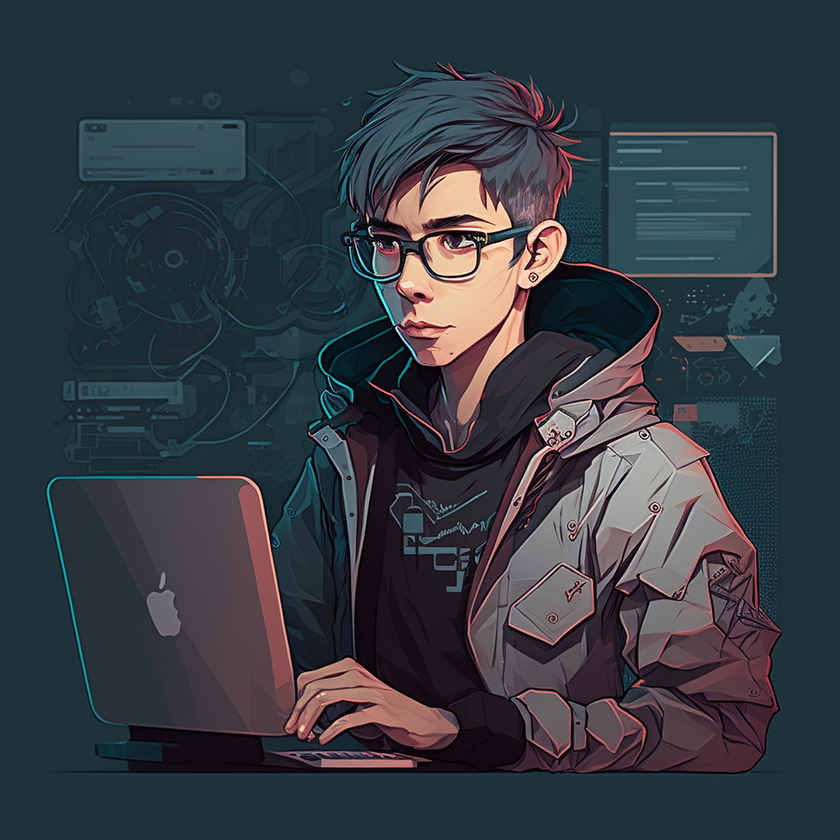
#> input picture images/Midjourney.png, 840 x 840 px, shrunk from 1024 x 1024 before the run
$ jupyter execute ReadingSavingDisplayingImage.ipynb
#> lines starting #> are read from the running program, lines starting #| are printed output that depends on the picture
# Importing the libraries

[cell 1]
import numpy as np
import matplotlib.pyplot as plt

# Reading the image

[cell 2]
import cv2
image = cv2.imread('../images/Midjourney.png')
#> image is the input picture: shape (840, 840, 3); mean B, G, R 66.4, 59.3, 52.4
image_rgb = cv2.cvtColor(image, cv2.COLOR_BGR2RGB)

plt.title('Original Midjourney Image')
plt.imshow(image_rgb)

# Saving the grayscale image

[cell 3]
gray_image = cv2.cvtColor(image, cv2.COLOR_BGR2GRAY)
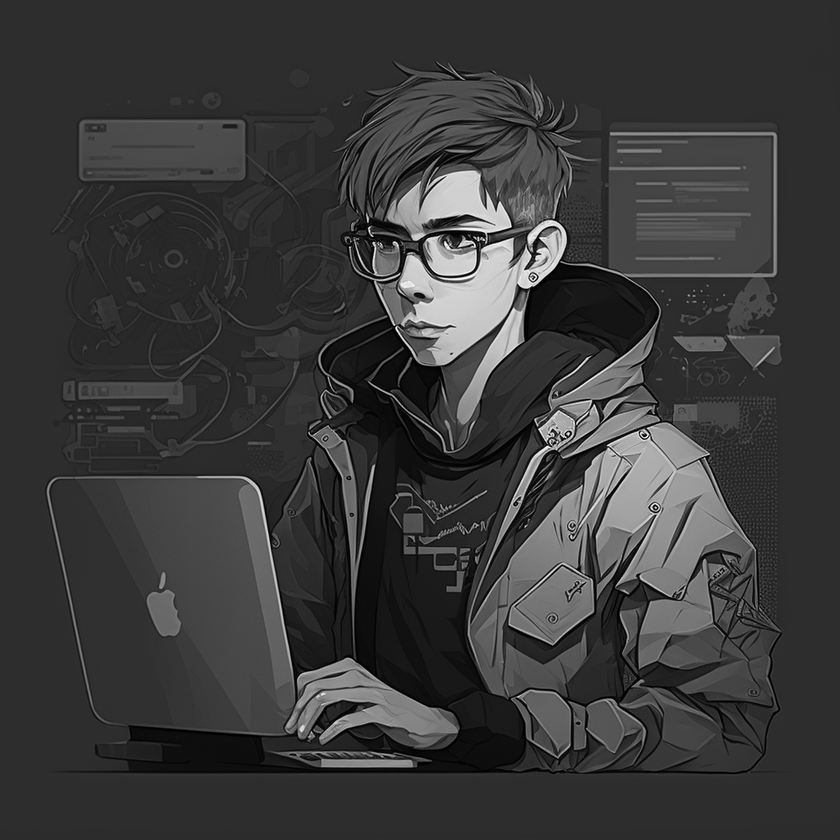
#> gray_image: shape (840, 840); min 0, max 255, mean 58

cv2.imwrite('../images/MidjourneyGray.png', gray_image)

plt.title('GrayScale Midjourney Image')
plt.imshow(gray_image)

# Loading and displaying saved image

[cell 4]
#Loading
image = cv2.imread('../images/MidjourneyGray.png')
#> image: shape (840, 840, 3); min 0, max 255, mean 58

#Displaying
plt.title('Saved Midjourney Image')
plt.imshow(image)


$ run again, with images/contrast.jpg saved as images/Midjourney.png
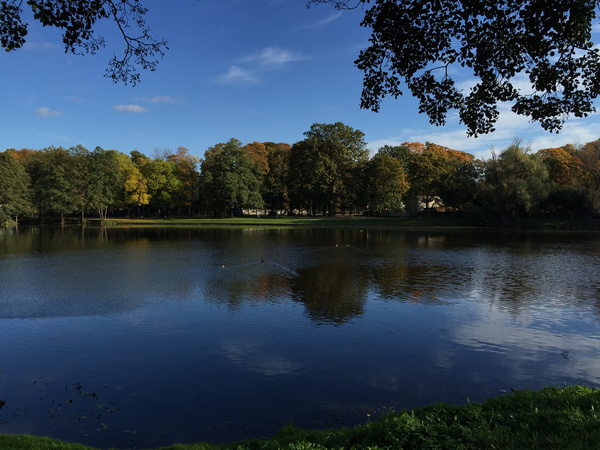
#> input picture images/contrast.jpg, 600 x 450 px
#> image is the input picture: shape (450, 600, 3); mean B, G, R 84.2, 67.2, 50.5
#> `gray_image = cv2.cvtColor(image, cv2.COLOR_BGR2GRAY)`:
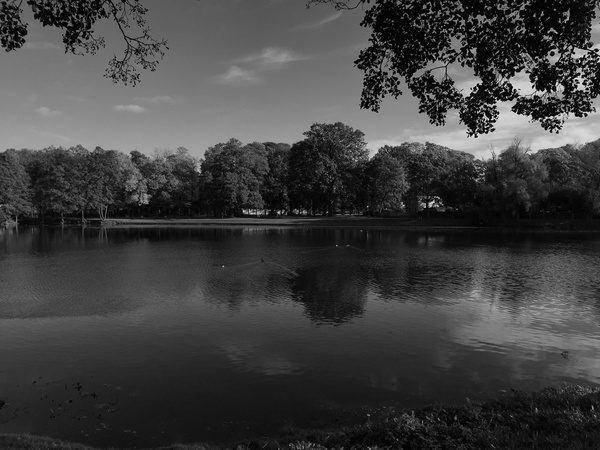
#> gray_image: shape (450, 600); min 0, max 247, mean 64.2
